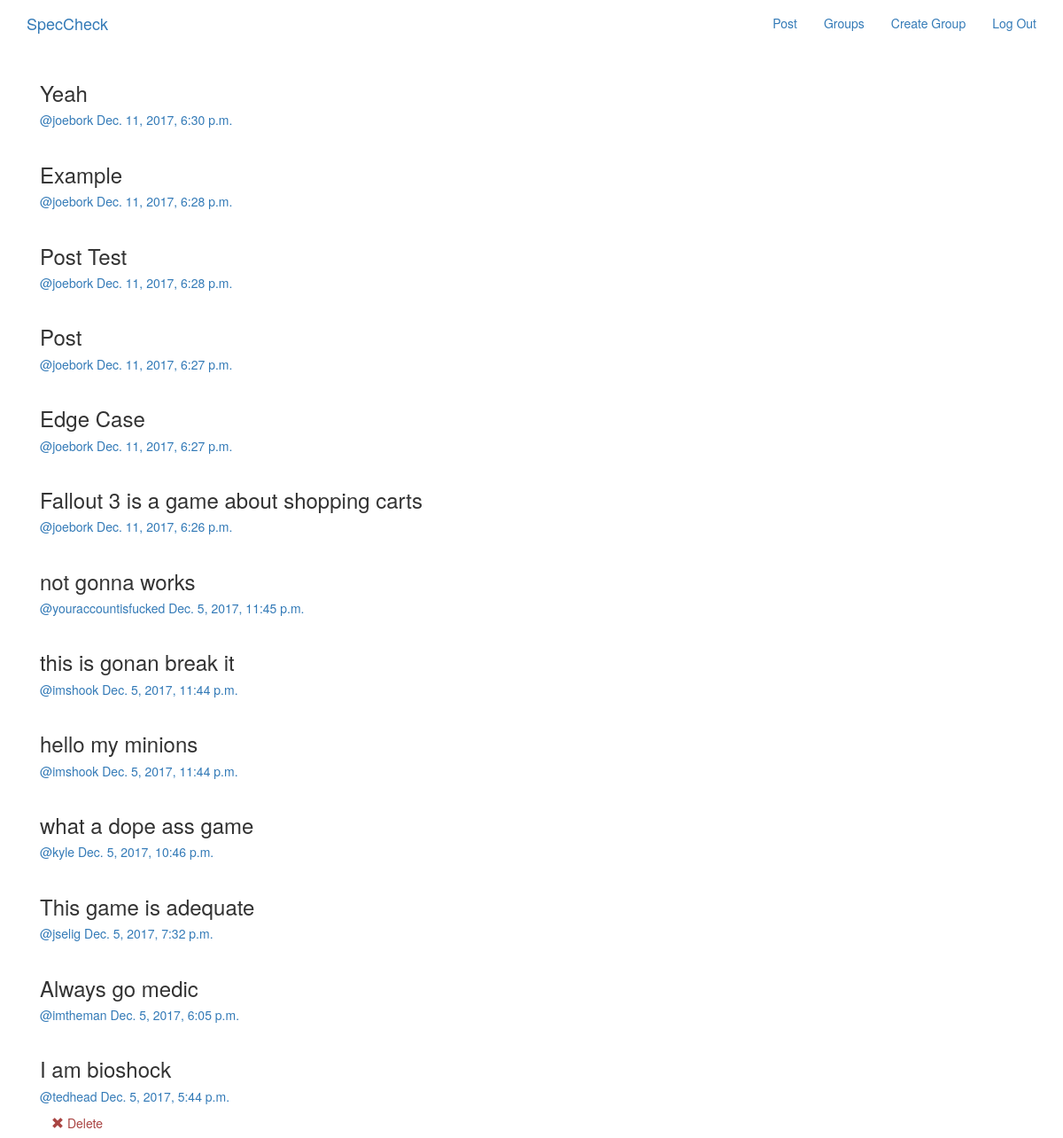
Screenshot of /posts/ (signed in) with the database file from the repository.
### posts/models.py (models this page shows, shortened)
class Post(models.Model):
    user = models.ForeignKey(User,related_name='posts')
    created_at = models.DateTimeField(auto_now=True)
    message = models.TextField()
    message_html = models.TextField(editable=False)
    group = models.ForeignKey(Group,related_name='posts',null=True,blank=True)
    class Meta:
        ordering = ['-created_at']
        unique_together = ['user','message'] #every message is uniquely linked to a user

### posts/views.py (the view)
class PostList(SelectRelatedMixin,generic.ListView):
    model = models.Post
    select_related = ('user','group')

### posts/templates/posts/post_list.html (shortened to what this page needs)
{% extends "posts/post_base.html" %}
{% block post_content %}
<div class="col-md-8">
  {% for post in post_list  %}
    {% include "posts/_post.html" %}
  {% endfor %}
</div>
{% endblock %}

### posts/templates/posts/_post.html
<div class="post media">
  <h3>{{post.message_html|safe}}</h3>
 <div class="media-body">
    <h5 class='media-heading'>
    <span class = 'username'>
      <a href="{% url 'posts:for_user' username=post.user.username %}">@{{post.user.username}}</a>
    </span>
    <time class='time'>
      <a href="{% url 'posts:single' username=post.user.username pk=post.pk%}">
        {{post.created_at}}
      </a>
    </time>
    </h5>
    <div class="media-footer">
      {% if user.is_authenticated and post.user == user %}
        <a href="{% url 'posts:delete' pk=post.pk%}" title="delete" class='btn btn-simple'>
          <span class='glyphicon glyphicon-remove text-danger' aria-hidden='true'></span>
          <span class='text-danger icon-label'>Delete</span>
        </a>
      {% endif %}
    </div>
  </div>
</div>

### rows the page displays
Post: message_html "Yeah", user.username "joebork", created_at "Dec. 11, 2017, 6:30 p.m."
Post: message_html "Example", user.username "joebork", created_at "Dec. 11, 2017, 6:28 p.m."
Post: message_html "Post Test", user.username "joebork", created_at "Dec. 11, 2017, 6:28 p.m."
Post: message_html "Post", user.username "joebork", created_at "Dec. 11, 2017, 6:27 p.m."
Post: message_html "Edge Case", user.username "joebork", created_at "Dec. 11, 2017, 6:27 p.m."
Post: message_html "Fallout 3 is a game about shopping carts", user.username "joebork", created_at "Dec. 11, 2017, 6:26 p.m."
Post: message_html "not gonna works", user.username "youraccountisfucked", created_at "Dec. 5, 2017, 11:45 p.m."
Post: message_html "this is gonan break it", user.username "imshook", created_at "Dec. 5, 2017, 11:44 p.m."
Post: message_html "hello my minions", user.username "imshook", created_at "Dec. 5, 2017, 11:44 p.m."
Post: message_html "what a dope ass game", user.username "kyle", created_at "Dec. 5, 2017, 10:46 p.m."
Post: message_html "This game is adequate", user.username "jselig", created_at "Dec. 5, 2017, 7:32 p.m."
Post: message_html "Always go medic", user.username "imtheman", created_at "Dec. 5, 2017, 6:05 p.m."
Post: message_html "I am bioshock", user.username "tedhead", created_at "Dec. 5, 2017, 5:44 p.m.", shows "Delete"
